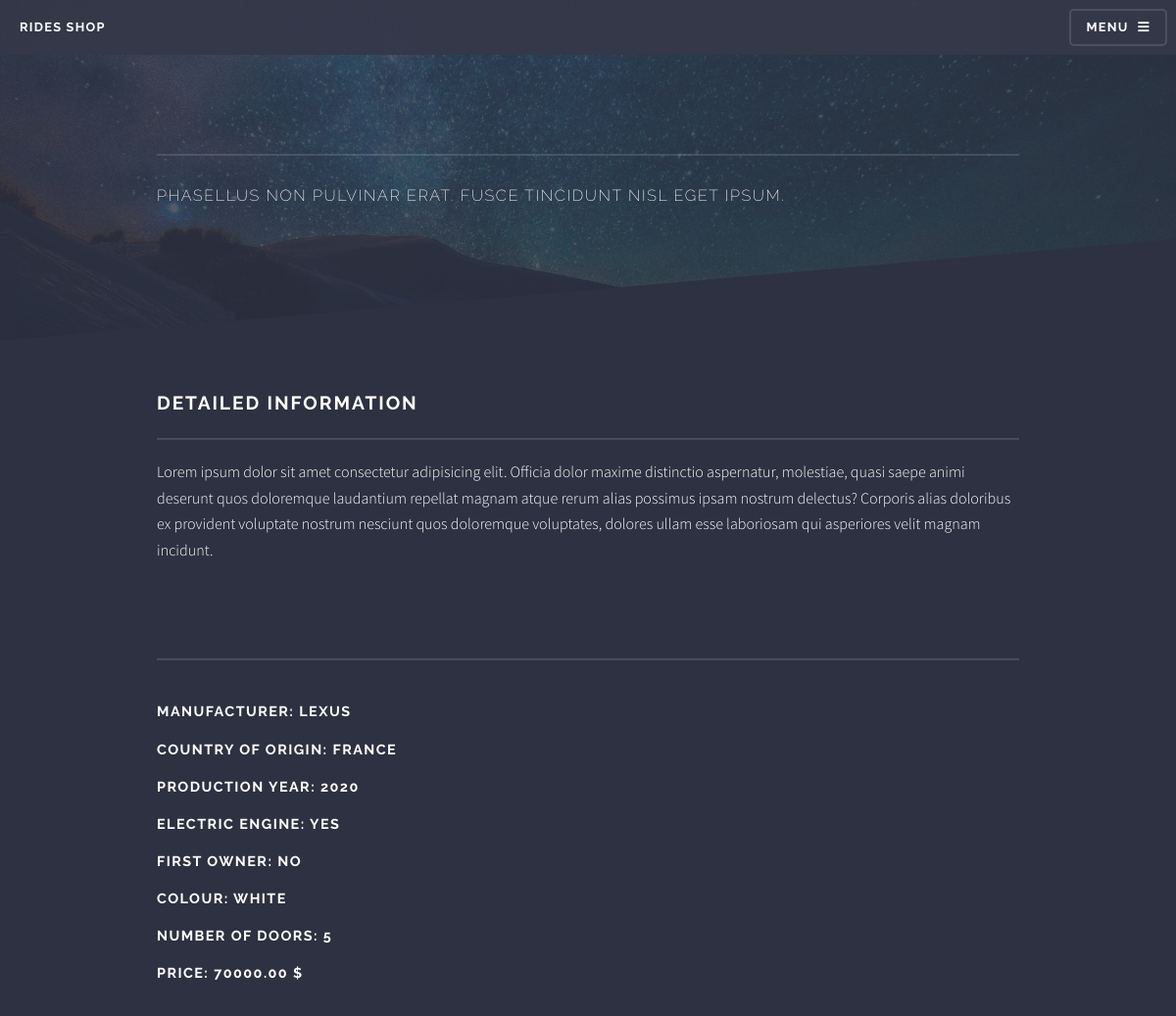
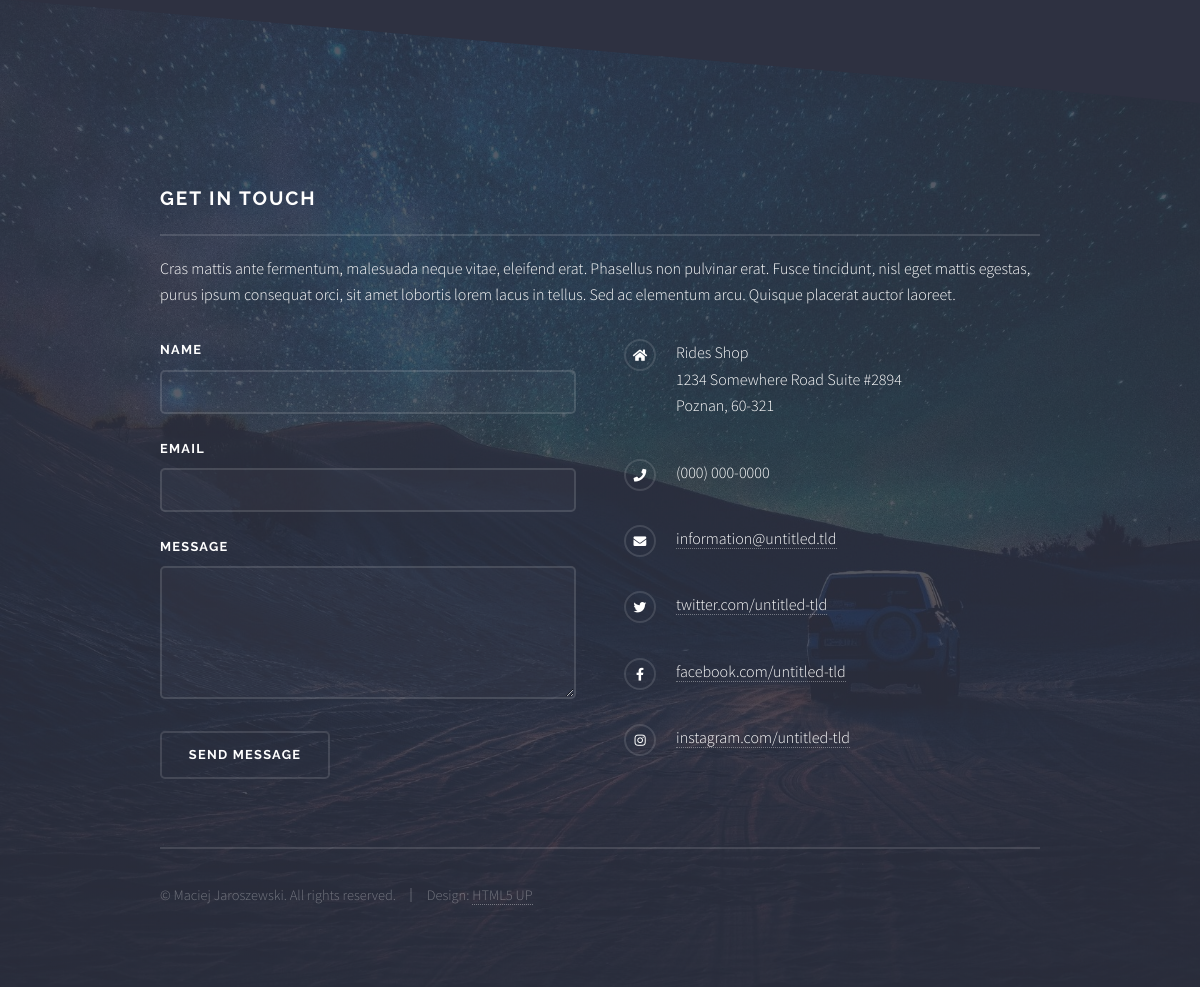
/car/lexus/, run on the app's committed database (2 pictures, top to bottom).
### shop/models.py (models this page shows, shortened)
class Car(models.Model):
    category = models.ForeignKey(Category, related_name='cars', on_delete=models.CASCADE)
    producer = models.CharField(max_length=100, blank=False)
    slug = models.SlugField(max_length=100)
    description = models.TextField(max_length=500, blank=False)
    country_of_origin = models.CharField(max_length=100)
    colour = models.CharField(max_length=100)
    production_year = models.CharField(blank=False, max_length=10)
    number_of_doors = models.CharField(blank=False, max_length=10)
    electric = models.BooleanField(blank=False)
    first_owner = models.BooleanField(blank=False)
    price = models.DecimalField(max_digits=10, decimal_places=2, blank=False)
    date_added = models.DateTimeField(auto_now_add=True)
    image = CloudinaryField('image')
    class Meta:
        ordering = ['-date_added']

### shop/views.py (the view)
# urls.py: path('car/<slug:car_slug>/', views.car, name='car'),
def car(request, car_slug):
    car = get_object_or_404(Car, slug=car_slug)
    return render(request, 'car.html', {'car': car})

### shop/context_processors.py (called while the page is built)
def menu_categories(request):
    categories = Category.objects.all()
    return {'menu_categories': categories}

### shop/templates/car.html (shortened to what this page needs)
{% extends 'base.html' %}
{% load static %}
					{% block header %}
					<header id="header">
						<h1><a href="{% url 'index' %}">Rides Shop</a></h1>
						<nav>
							<a href="#menu">Menu</a>
						</nav>
					</header>
					{% endblock %}
					{% block content %}
			<div id="page-wrapper">
					<section id="wrapper">
						<header>
							<div class="inner">
								<h2>{{ car.title|upper }}</h2>
								<p>Phasellus non pulvinar erat. Fusce tincidunt nisl eget ipsum.</p>
							</div>
						</header>
							<div class="wrapper">
                                <div class="inner">
                                    <h2 class="major">Detailed information</h2>
                                    <p>{{ car.description }}</p>
                                        <hr>
					<h3>Manufacturer: {{ car.producer }}</h3>
                                        <h3>Country of origin: {{ car.country_of_origin }}</h3>
                                        <h3>Production year: {{ car.production_year }}</h3>
                                        <h3>Electric engine: {{ car.electric|yesno }}</h3>
                                        <h3>First owner: {{ car.first_owner|yesno }}</h3>
                                        <h3>Colour: {{ car.colour }}</h3>
                                        <h3>Number of doors: {{ car.number_of_doors }}</h3>
                                        <h3>Price: {{ car.price }} $</h3>
                                </div>
                            </div>
					</section>
			</div>
			{% endblock %}

### data on the page
Car: description "Lorem ipsum dolor sit amet consectetur adipisicing elit. Officia dolor maxime distinctio aspernatur, molestiae, quasi saepe animi deserunt quos doloremque laudantium repellat magnam atque rerum alias possimus ipsam nostrum delectus? Corporis alias doloribus ex provident voluptate nostrum nesciunt quos doloremque voluptates, dolores ullam esse laboriosam qui asperiores velit magnam incidunt.", producer "LEXUS", country_of_origin "FRANCE", production_year "2020", electric "YES", first_owner "NO", colour "WHITE", number_of_doors "5", price "70000.00"
